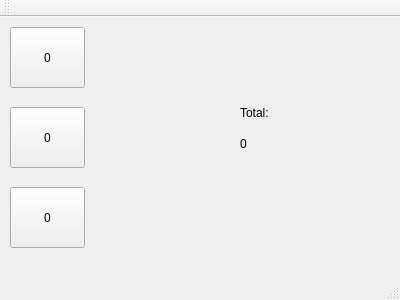
<?xml version="1.0" encoding="UTF-8"?>
<ui version="4.0">
 <class>MainWindow</class>
 <widget class="QMainWindow" name="MainWindow">
  <property name="geometry">
   <rect>
    <x>0</x>
    <y>0</y>
    <width>400</width>
    <height>300</height>
   </rect>
  </property>
  <property name="windowTitle">
   <string>MainWindow</string>
  </property>
  <widget class="QWidget" name="centralWidget">
   <widget class="QPushButton" name="Roll1">
    <property name="geometry">
     <rect>
      <x>10</x>
      <y>10</y>
      <width>75</width>
      <height>61</height>
     </rect>
    </property>
    <property name="text">
     <string>0</string>
    </property>
   </widget>
   <widget class="QPushButton" name="Roll2">
    <property name="geometry">
     <rect>
      <x>10</x>
      <y>90</y>
      <width>75</width>
      <height>61</height>
     </rect>
    </property>
    <property name="text">
     <string>0</string>
    </property>
   </widget>
   <widget class="QPushButton" name="Roll3">
    <property name="geometry">
     <rect>
      <x>10</x>
      <y>170</y>
      <width>75</width>
      <height>61</height>
     </rect>
    </property>
    <property name="text">
     <string>0</string>
    </property>
   </widget>
   <widget class="QLabel" name="label">
    <property name="geometry">
     <rect>
      <x>240</x>
      <y>80</y>
      <width>61</width>
      <height>31</height>
     </rect>
    </property>
    <property name="text">
     <string>Total: </string>
    </property>
   </widget>
   <widget class="QLabel" name="dispTotal">
    <property name="geometry">
     <rect>
      <x>240</x>
      <y>120</y>
      <width>47</width>
      <height>13</height>
     </rect>
    </property>
    <property name="text">
     <string>0</string>
    </property>
   </widget>
  </widget>
  <widget class="QMenuBar" name="menuBar">
   <property name="geometry">
    <rect>
     <x>0</x>
     <y>0</y>
     <width>400</width>
     <height>21</height>
    </rect>
   </property>
  </widget>
  <widget class="QToolBar" name="mainToolBar">
   <attribute name="toolBarArea">
    <enum>TopToolBarArea</enum>
   </attribute>
   <attribute name="toolBarBreak">
    <bool>false</bool>
   </attribute>
  </widget>
  <widget class="QStatusBar" name="statusBar"/>
 </widget>
 <layoutdefault spacing="6" margin="11"/>
 <resources/>
 <connections/>
</ui>
